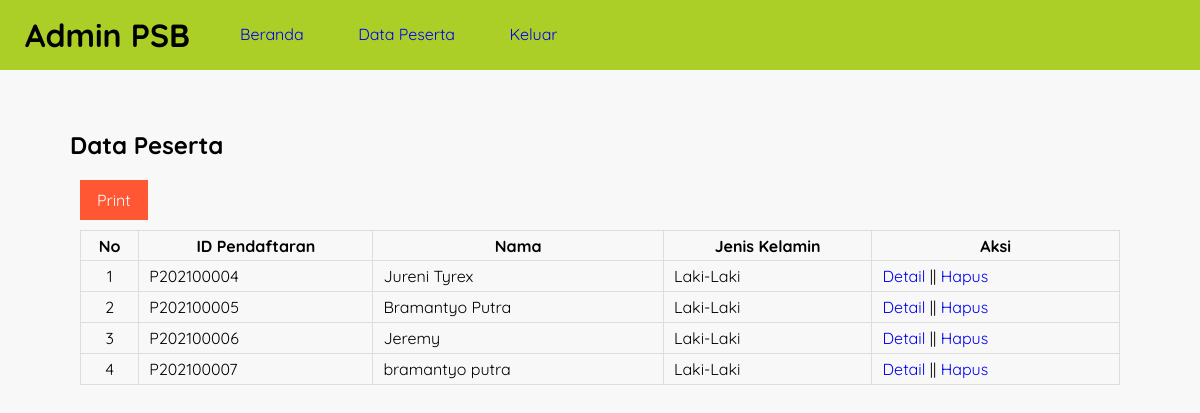
Screenshot of /data-peserta.php (signed in) with the database file from the repository.
### tables this page shows
CREATE TABLE `tb_pendaftaran` (
  `id_pendaftaran` char(10) NOT NULL,
  `tgl_daftar` date NOT NULL,
  `th_ajaran` varchar(9) NOT NULL,
  `jurusan` varchar(50) NOT NULL,
  `nm_peserta` varchar(50) NOT NULL,
  `tmp_lahir` varchar(50) NOT NULL,
  `tgl_lahir` date NOT NULL,
  `jk` enum('Laki-Laki','Perempuan') NOT NULL,
  `agama` varchar(15) NOT NULL,
  `alamat_peserta` text NOT NULL
);

### data-peserta.php (the view, shortened to what this page needs)
<?php
    include 'koneksi.php';
?>
<!DOCTYPE html>
<html lang="en">
<head>
    <link rel="stylesheet" href="css/style.css">
</head>
<body>
    <header>
        <h1>Admin PSB</h1>
        <ul>
            <li><a href="beranda.php">Beranda</a></li>
            <li><a href="data-peserta.php">Data Peserta</a></li>
            <li><a href="keluar.php">Keluar</a></li>
        </ul>
    </header>
    <section class="content">
        <h2>Data Peserta</h2>
        <div class="box">
            <a href="cetak-peserta.php" target="_blank" class="btn-cetak">Print</a>
            <table class="table" border="1">
                <thread>
                    <tr>
                        <th>No</th>
                        <th>ID Pendaftaran</th>
                        <th>Nama</th>
                        <th>Jenis Kelamin</th>
                        <th>Aksi</th>
                    </tr>
                </thread>
                <tbody>
                    <?php
                        $no = 1;
                        $list_peserta = mysqli_query($conn, "SELECT * FROM tb_pendaftaran");
                        while ($row = mysqli_fetch_array($list_peserta)){
                    ?>
                    <tr>
                        <td><?php echo $no++ ?></td>
                        <td><?php echo $row['id_pendaftaran'] ?></td>
                        <td><?php echo $row['nm_peserta'] ?></td>
                        <td><?php echo $row['jk'] ?></td>
                        <td>
                            <a href="detail-peserta.php?id=<?php echo $row['id_pendaftaran'] ?>" >Detail</a> ||
                            <a href="hapus-peserta.php?id=<?php echo $row['id_pendaftaran'] ?>" onclick="return confirm('Yakin ?')">Hapus</a>
                        </td>
                    </tr>
                    <?php } ?>
                </tbody>
            </table>
        </div>
    </section>
</body>
</html>

### css/style.css (style rules this page uses)
* { margin: 0; padding: 0; font-family: 'Quicksand', sans-serif; }
body { background-color: #f8f8f8; }
.box { background-color: transparent; padding: 10px; box-sizing: border-box; margin: 5px 0 25px; }
.btn-cetak { display: inline-block; padding: 10px 17px; color: #fff; background-color: #ff5733; margin-top: 5px; margin-bottom: 10px; }
header { background-color: rgb(171, 207, 38); }
header::after { content: ''; display: block; clear: both; }
header h1 { cursor: pointer; padding: 15px 25px; display: inline-block; float: left; }
header ul { float: left; }
header ul li { padding: 24px 25px; display: inline-block; }
a { text-decoration: none; }
.content { width: 90%; padding: 10px; box-sizing: border-box; margin: 50px auto; }
.table { width: 100%; border-collapse: collapse; border: 1px solid #ddd; }
.table tr { height: 30px; }
.table tr td { padding: 5px 10px; }
.table tr td:nth-child(1) { text-align: center; }

### rows the page displays
tb_pendaftaran: id_pendaftaran "P202100004", nm_peserta "Jureni Tyrex", jk "Laki-Laki"
tb_pendaftaran: id_pendaftaran "P202100005", nm_peserta "Bramantyo Putra", jk "Laki-Laki"
tb_pendaftaran: id_pendaftaran "P202100006", nm_peserta "Jeremy", jk "Laki-Laki"
tb_pendaftaran: id_pendaftaran "P202100007", nm_peserta "bramantyo putra", jk "Laki-Laki"
